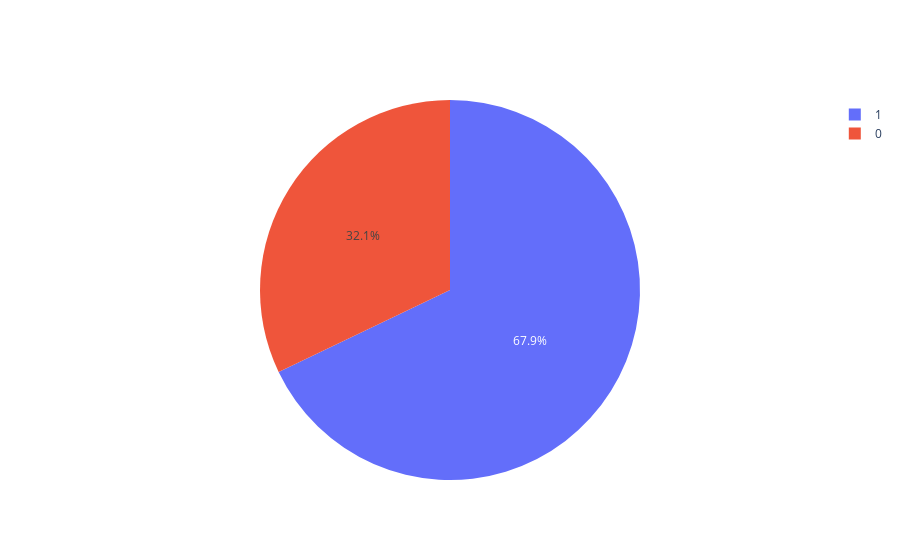
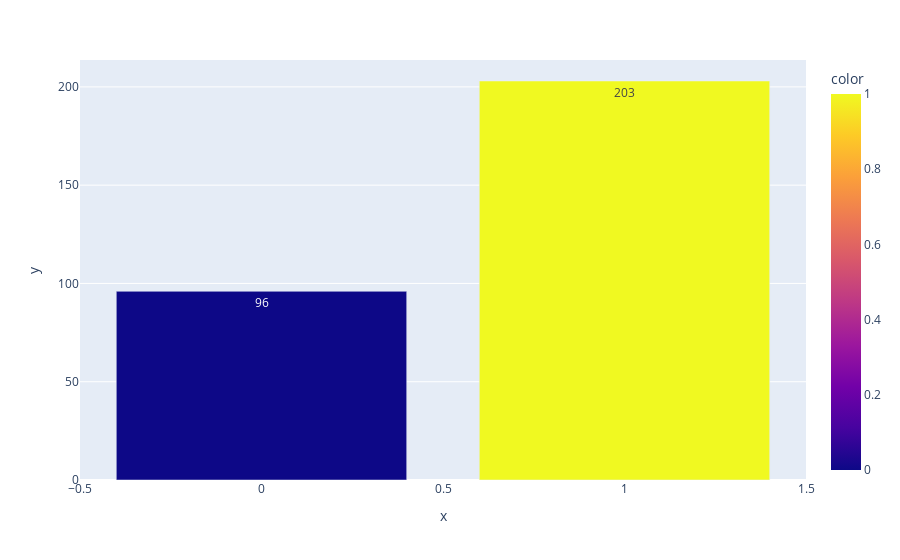

Source (notebook cell) for these figures, in order:
### Markdown cell above
## Perbandingan feature target menggunakan plot

### Code cell
def plotTarget():
    labels = df['DEATH_EVENT'].unique().tolist()
    values = df["DEATH_EVENT"].value_counts().tolist()
    fig =  go.Figure(data=[go.Pie(labels=labels, values=values)])
    fig.show()
    fig = px.bar(df, x =labels, y = values, color = labels, text_auto=True)
    fig.update_layout(barmode = 'stack', xaxis = {'categoryorder': 'total ascending'})
    fig.show()
plotTarget()

### Figure 1 — Plotly figure (JSON) as saved in the notebook; plotly's stock layout.template omitted (floating-point values rounded to 4 significant figures)
{"data": [{"labels": [1, 0], "type": "pie", "values": [203, 96]}], "layout": {}}

### Figure 2 — Plotly figure (JSON) as saved in the notebook; plotly's stock layout.template omitted (floating-point values rounded to 4 significant figures)
{"data": [{"alignmentgroup": "True", "hovertemplate": "x=%{x}<br>y=%{y}<br>color=%{marker.color}<extra></extra>", "legendgroup": "", "marker": {"color": [1, 0], "coloraxis": "coloraxis", "pattern": {"shape": ""}}, "name": "", "offsetgroup": "", "orientation": "v", "showlegend": false, "textposition": "auto", "texttemplate": "%{y}", "type": "bar", "x": [1, 0], "xaxis": "x", "y": [203, 96], "yaxis": "y"}], "layout": {"barmode": "stack", "coloraxis": {"colorbar": {"title": {"text": "color"}}, "colorscale": [[0, "#0d0887"], [0.1111, "#46039f"], [0.2222, "#7201a8"], [0.3333, "#9c179e"], [0.4444, "#bd3786"], [0.5556, "#d8576b"], [0.6667, "#ed7953"], [0.7778, "#fb9f3a"], [0.8889, "#fdca26"], [1, "#f0f921"]]}, "legend": {"tracegroupgap": 0}, "margin": {"t": 60}, "xaxis": {"anchor": "y", "categoryorder": "total ascending", "domain": [0, 1], "title": {"text": "x"}}, "yaxis": {"anchor": "x", "domain": [0, 1], "title": {"text": "y"}}}}
